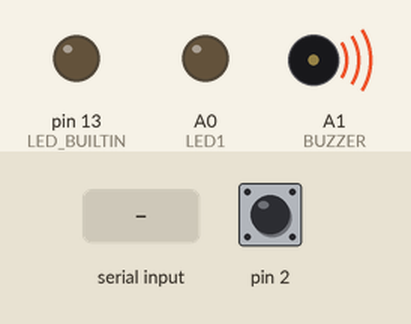
The sketch below on a simulated Arduino Uno, built with avr-gcc and run on an emulated ATmega328P. Parts: output pins drawn as LEDs (lit = HIGH), buzzer (waves = sounding, pin HIGH). The inputs (shaded band) are chosen by the test bench; at power-on: pin 2 HIGH. No radio packets arrive unless stated; what the sketch prints to the serial monitor is not drawn.

Above: at 1.2 s.
1.3 s: "1" received over Serial
At 1.6 s:
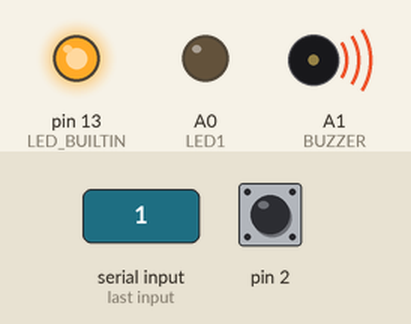
2.8 s: byte 85 (0x55) received over Serial
At 3.9 s:
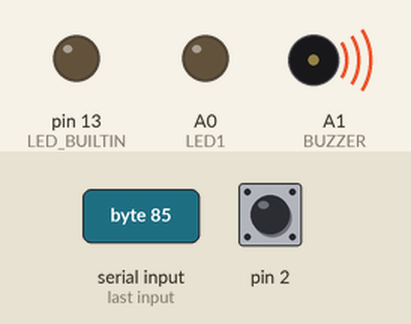
10.6 s: "0" received over Serial
At 11.0 s:
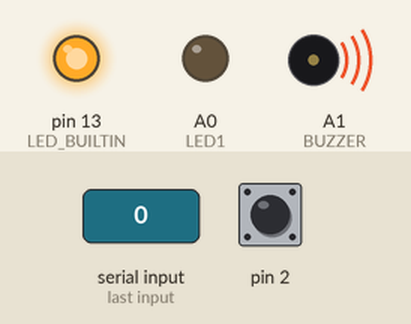
13.6 s: "2" received over Serial
At 14.5 s:
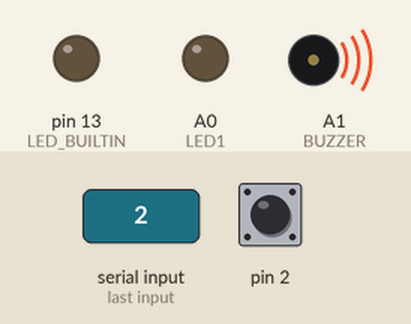
Timing chart, 0 to 16.3 s (numbered marks = the images above; inputs shaded):
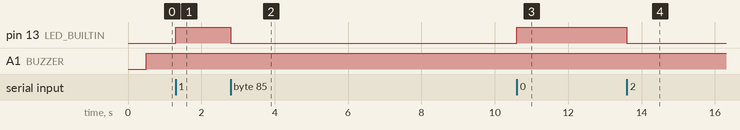

The sketch:

Receiver.ino
```cpp
#include "header.h"

RF24 radio(CE,CSN); // Create your nRF24 object or wireless SPI connection
// Use the same address for both devices
uint8_t address[] = { "skyWalker" };

volatile uint32_t round_trip_timer = 0;

int throttle,speedMode,yawSetHIGH,yawSetLOW,pitchSet,rollSet,receiverStatus;
uint8_t IMUdata[7];
char flag;
float nowtime,prevtime,deltatime,safeTimer,sendTimer;

void setup() {
  // put your setup code here, to run once:
  Serial.begin(115200);
  // Setup and configure rf radio
  radio.begin();
  radio.setPALevel(RF24_PA_MIN); //Set power level to low, won't work well at higher levels (interfer with receiver)
  // Use dynamic payloads to improve response time
  radio.enableDynamicPayloads();

  radio.openWritingPipe(address);             // communicate back and forth.  One listens on it, the other talks to it.
  radio.openReadingPipe(1,address);
  radio.setDataRate(RF24_250KBPS);
  radio.setChannel(125);  //2.525 GHz
  radio.startListening();

  attachInterrupt(0, check_radio, LOW);             // Attach interrupt handler to interrupt #0 (using pin 2) on BOTH the sender and receiver
  pinMode(PUSHBUTTON1,INPUT_PULLUP);
  pinMode(PUSHBUTTON2,INPUT_PULLUP);
  pinMode(LED1,OUTPUT);
  pinMode(BUZZER,OUTPUT);
  pinMode(LED_BUILTIN,OUTPUT);

}


void loop() {
 // put your main code here, to run repeatedly:
 nowtime=millis();
 deltatime = nowtime-prevtime;
 prevtime = nowtime;

 //Unconnected detection
 safeTimer+=deltatime;
 static unsigned char flaginitial=1;
 if((safeTimer)>500){
    receiverStatus = 0;
    digitalWrite(BUZZER,HIGH);
     flaginitial = 0;

  }
  else{
        receiverStatus = 1;
        if(flaginitial==0){

          flaginitial=1;
          }

        digitalWrite(BUZZER,LOW);

        }

  sendTimer+=deltatime;
  if(sendTimer>10){


               Serial.write('#');
               Serial.write(throttle);
               Serial.write(receiverStatus);
               Serial.write(speedMode);

               Serial.write(yawSetHIGH);
               Serial.write(yawSetLOW);

               Serial.write(pitchSet);
               Serial.write(rollSet);
               Serial.write('!');

//              Serial.write('#');
//               Serial.write(0x30);
//               Serial.write(0x31);
//               Serial.write(0x32);
//               Serial.write(0x33);
//               Serial.write(0x34);
//               Serial.write(0x35);
//               Serial.write('!');


//               Serial.print('#');Serial.print(" | ");
//               Serial.print(throttle);Serial.print(" | ");
//               Serial.print(receiverStatus);Serial.print(" | ");
//               Serial.print(speedMode);Serial.print(" | ");
//               Serial.print(yawSet);Serial.print(" | ");
//               Serial.print(pitchSet);Serial.print(" | ");
//               Serial.print(rollSet);Serial.print(" | ");
//               Serial.println('!');


    sendTimer=0;
    }


}


void serialEvent(){
  static char i=10,flagSend;
   if(Serial.available()){
          // Parsing in the Future
          unsigned char incomingByte = Serial.read();
          digitalWrite(LED_BUILTIN, !digitalRead(LED_BUILTIN));

          if(incomingByte == 0xAA && i>=6){i=0;}
          else {
            IMUdata[i] = incomingByte;
            if (i >=6 && incomingByte == 0x55){ flagSend = 1; }
            i++;
            }
  }
}


void check_radio() {
static int i;
bool tx,fail,rx;
  radio.whatHappened(tx,fail,rx);                     // What happened?

  // If data is available, handle it accordingly
  if ( rx ){

    if(radio.getDynamicPayloadSize() < 1){
      // Corrupt payload has been flushed
      // Serial.println("Corrupt");
      return;
    }

    digitalWrite(LED1, !digitalRead(LED1));

    // Read in the data
  static  uint8_t received[8];
  radio.read(received,sizeof(received));

    if(received[0] == 255 && received[7] == 254){

     throttle  = received[1];
     speedMode = received[2];
     yawSetHIGH   = received[3];
     yawSetLOW    = received[4];
     pitchSet  = received[5];
     rollSet   = received[6];
    }
    else if(received[0] == 253 && received[7]==252){
      safeTimer =0;
        radio.stopListening();
        // Normal delay will not work here, so cycle through some no-operations (16nops @16mhz = 1us delay)
        for(uint32_t i=0; i<130;i++){
           __asm__("nop\n\t""nop\n\t""nop\n\t""nop\n\t""nop\n\t""nop\n\t""nop\n\t""nop\n\t""nop\n\t""nop\n\t""nop\n\t""nop\n\t""nop\n\t""nop\n\t""nop\n\t""nop\n\t");
        }
         radio.startWrite( &IMUdata, sizeof(IMUdata),0 );//Content
     }
  }

    // Start listening if transmission is complete
    if( tx || fail ){
    radio.startListening();
    //Serial.println(tx ? F(":OK") : F(":Fail"));
    }
}
```

header.h
```cpp
#ifndef HEADER_H
#define HEADER_H

#include <avr/sleep.h>
#include <nRF24L01.h> //nRF2401 libarary found at https://github.com/tmrh20/RF24/
#include <RF24.h> //nRF2401 libarary found at https://github.com/tmrh20/RF24/


#define BAUDRATE 9600
#define PUSHBUTTON1 3
#define PUSHBUTTON2 4
#define IRQ 2

#define LED1 A0
#define BUZZER A1

#define CSN  8
#define CE   7


#endif
```

Measured:
- after the input at 1.3 s, pin 13 (LED_BUILTIN): LOW → HIGH at once
- after the input at 2.8 s, pin 13 (LED_BUILTIN): HIGH → LOW at once
- after the input at 10.6 s, pin 13 (LED_BUILTIN): LOW → HIGH at once
- after the input at 13.6 s, pin 13 (LED_BUILTIN): HIGH → LOW at once
